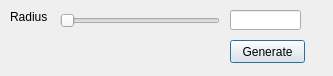
<?xml version="1.0" encoding="UTF-8"?>
<ui version="4.0">
 <class>Dialog</class>
 <widget class="QDialog" name="Dialog">
  <property name="geometry">
   <rect>
    <x>0</x>
    <y>0</y>
    <width>333</width>
    <height>76</height>
   </rect>
  </property>
  <property name="windowTitle">
   <string>Dialog</string>
  </property>
  <widget class="QSlider" name="radius_slider">
   <property name="geometry">
    <rect>
     <x>60</x>
     <y>10</y>
     <width>160</width>
     <height>22</height>
    </rect>
   </property>
   <property name="orientation">
    <enum>Qt::Horizontal</enum>
   </property>
  </widget>
  <widget class="QLabel" name="radius_label">
   <property name="geometry">
    <rect>
     <x>10</x>
     <y>10</y>
     <width>47</width>
     <height>13</height>
    </rect>
   </property>
   <property name="text">
    <string>Radius</string>
   </property>
  </widget>
  <widget class="QPushButton" name="generate_button">
   <property name="geometry">
    <rect>
     <x>230</x>
     <y>40</y>
     <width>75</width>
     <height>23</height>
    </rect>
   </property>
   <property name="text">
    <string>Generate</string>
   </property>
  </widget>
  <widget class="QLineEdit" name="lineEdit">
   <property name="geometry">
    <rect>
     <x>230</x>
     <y>10</y>
     <width>71</width>
     <height>20</height>
    </rect>
   </property>
  </widget>
 </widget>
 <resources/>
 <connections/>
</ui>
